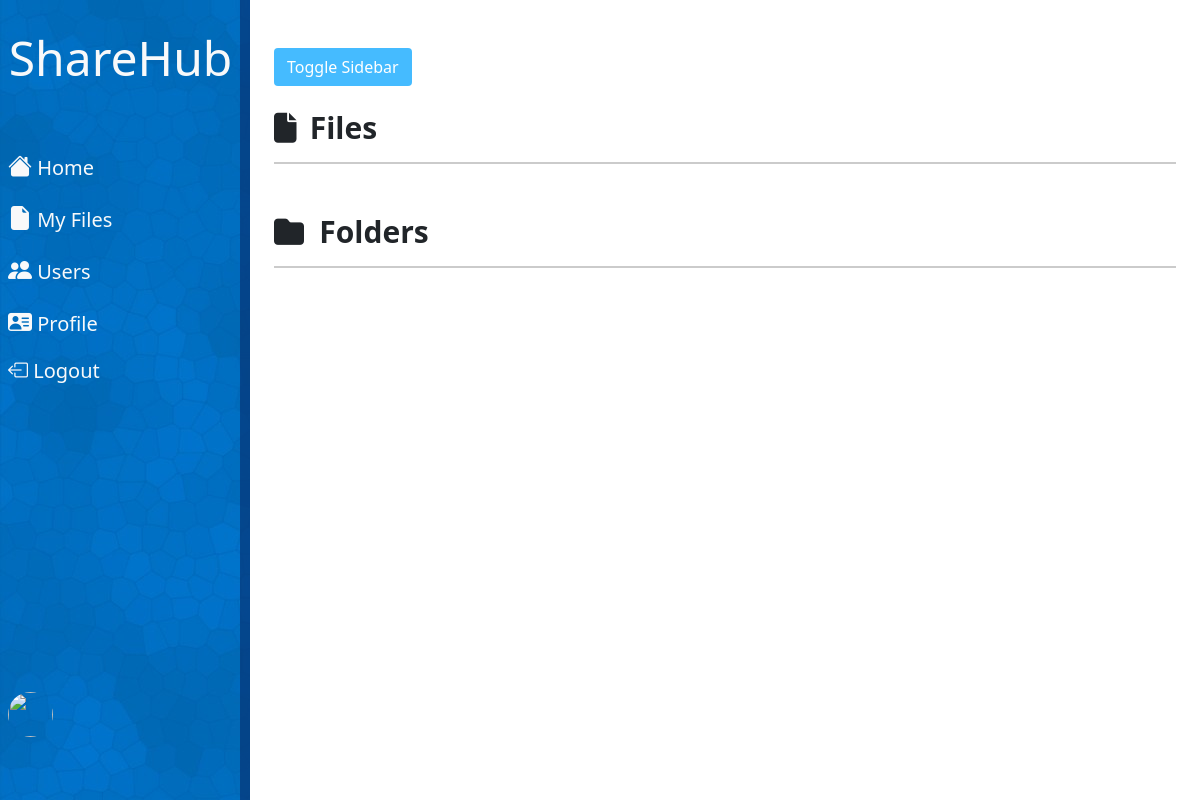
The app's page /my_files/3/, older data.
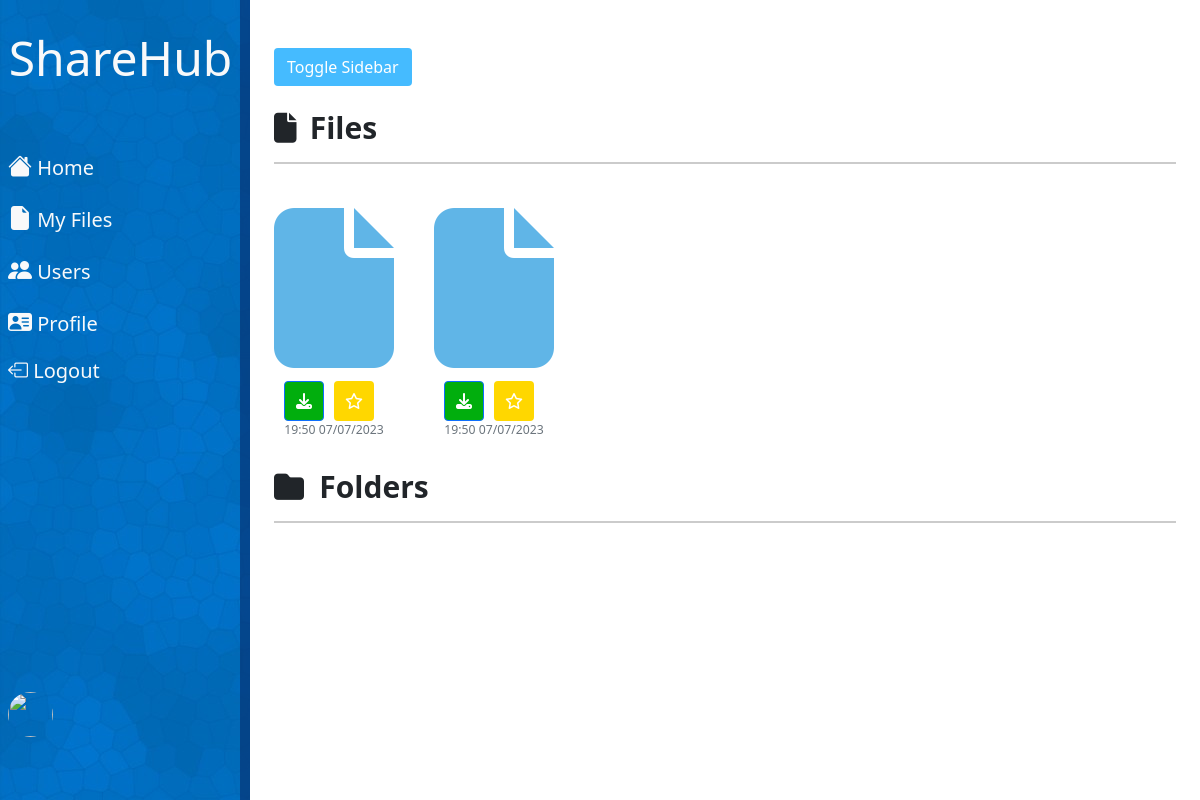
The same page, newer data.
### root/models.py (models this page shows, shortened)
class AllFiles(models.Model):
    owner= models.ForeignKey(User, on_delete=models.CASCADE)
    title= models.CharField(max_length=100)
    file=models.FileField(upload_to='all_files/', default='')
    created_at=models.DateTimeField(auto_now_add=True,)
    folder = models.ForeignKey(Folder, on_delete=models.CASCADE, null=True, blank=True)
    is_favorite = models.ManyToManyField(User,related_name='favorite_files')
    is_private = models.BooleanField(default=False)

### root/views.py (the view)
# urls.py: path('my_files/',MyFileFolderView.as_view(),name='all_files'),
class MyFileFolderView(TemplateView):
    template_name = 'root/all_files.html'
    def get_context_data(self, **kwargs):
        context = super().get_context_data(**kwargs)
        folder_id=None
        folder_id = self.kwargs.get('parent_folder_id')
        folderuser=None
        logged_user=None
        logged_user=self.kwargs.get('user_id')
        if logged_user:
            logged_user=self.kwargs.get('user_id')
        elif folder_id:
            folderuser=Folder.objects.get(id=folder_id)
            logged_user=folderuser.user
        else:
            logged_user=self.request.user
        if folder_id:
            files = AllFiles.objects.filter(owner=logged_user,folder=folder_id)
        else:
            files = AllFiles.objects.filter(owner=logged_user, folder=None)
        if folder_id:
            folders = Folder.objects.filter(user=logged_user, parent_folder=folder_id)
        else:
            folders = Folder.objects.filter(user=logged_user, parent_folder=None)
        context['files'] = files
        context['folders'] = folders
        context['folderuser']=logged_user
        return context

### root/templates/root/subfolder.html (shortened to what this page needs)
{% extends "root/home_base.html" %}

### root/templates/root/home_base.html (shortened to what this page needs)
{% extends "root/base.html" %}
{% load crispy_forms_tags %}
{% load custom_filters %}
{% block content %}
<h2 class="section-title">
    <i class="fa-solid fa-file" style="font-size: 30px; margin-right: 7px;"></i>
    <span style="font-size: 30px;">Files</span></h2>
<hr class="section-line">
<div class="file-section">
  {% for post in files %}
  <article class="media content-section">
    <div class="media-body">
        <a class="article-title" href="{{ file.file.url }}" target="_blank"
         style="text-decoration: none; color: #333; display: flex; flex-direction: column; align-items: center;">
         <i class="fa-solid fa-file fa-10x" style="color: #60b5e7;"></i>
          </a>
          <div class="button-row">
            <a href="{% url 'download_file' post.file.path %}" class="btn btn-primary square-button" style="background-color: #01ae0d;">
              <i class="fa-solid fa-download"></i>
            </a>
              {% if request.user in post.is_favorite.all %}
                {% with favorite_class='favpurple' %}
                  <a href="{% url 'toggle_favorite' 'File' post.id %}" class="btn btn-primary favorite-button square-button {{ favorite_class }}">
                    <i class="bi bi-star-fill"></i>
                  </a>
                {% endwith %}
              {% else %}
                {% with favorite_class='favpurple' %}
                  <a href="{% url 'toggle_favorite' 'File' post.id %}" class="btn btn-primary favorite-button square-button {{ favorite_class }}">
                    <i class="fa-regular fa-star"></i>
                  </a>
                {% endwith %}
              {% endif %}
            </div>
      <div class="article-metadata">
        <small class="text-muted d-flex justify-content-center">
            {{ post.created_at|date:"H:i d/m/Y" }}
        </small>
      </div>
    </div>
  </article>
  {% endfor %}
</div>
<h2 class="section-title">
    <i class='fa fa-folder blue-color'
    style="margin-right: 9px; font-size: 30px;"></i>
    <span style="font-size: 30px;">Folders</span></h2>
<hr class="section-line">
{% endblock content %}

Row changes from the older to the newer data that the page shows:
now on this page (row edited): AllFiles: created_at "19:50 07/07/2023"
added AllFiles: created_at "19:50 07/07/2023"
